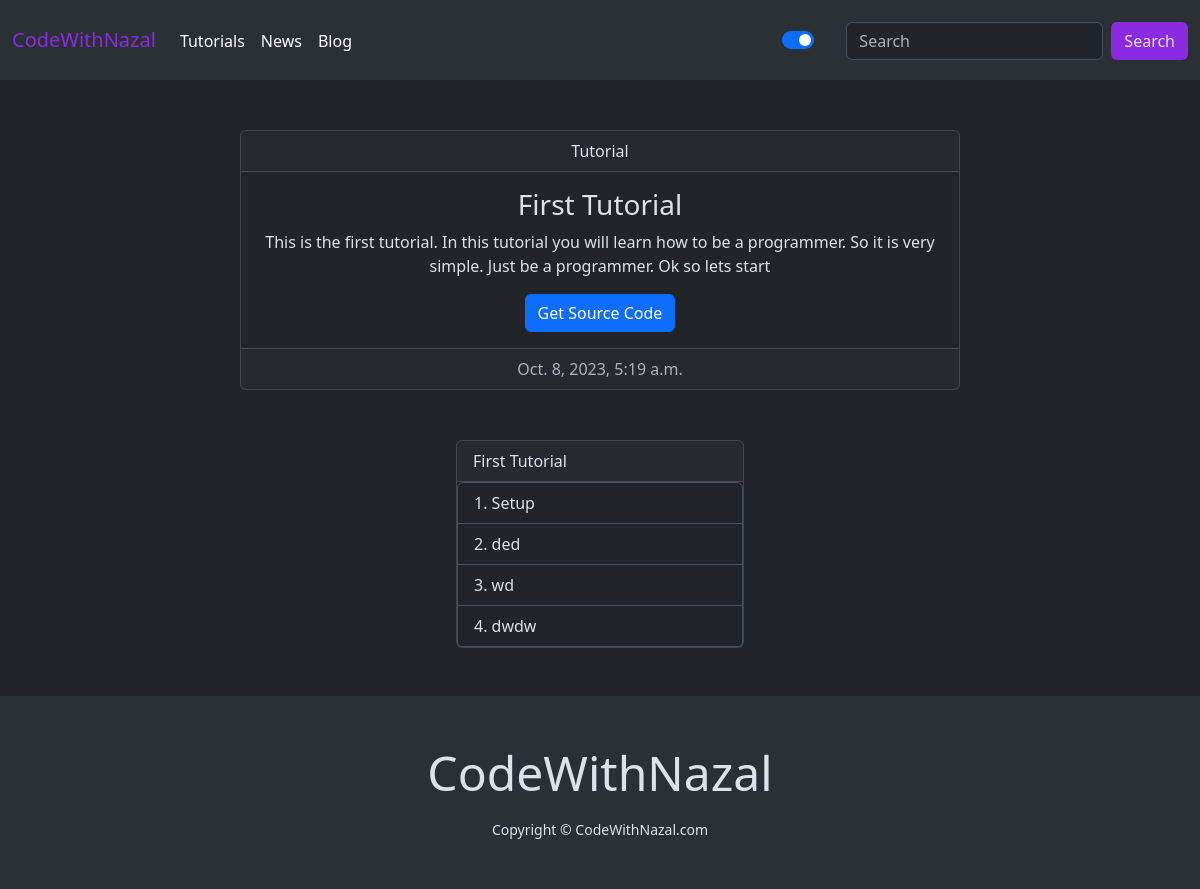
The app's page /tutorial/First Tutorial with its own data.
### Tuturials/models.py (models this page shows, shortened)
class Tutorial(models.Model):
    title = models.CharField(max_length=100)
    description = models.TextField(null=True, blank=True, max_length=200)
    thumbnail = models.ImageField(upload_to="images/",default="images/Projectile Shooter.png")
    created_at = models.DateTimeField(auto_now_add=True)

class TutorialChapter(models.Model):
    tutorial = models.ForeignKey(Tutorial, on_delete=models.CASCADE)
    title = models.CharField(max_length=100)

### Tuturials/views.py (the view)
# urls.py: path('tutorial/<str:tutorial_title>', views.tutorial, name='tutorial'),
def tutorial(request, tutorial_title):
    is_superuser = request.user.is_superuser
    tutorial = get_object_or_404(Tutorial, title=tutorial_title)
    chapters = tutorial.tutorialchapter_set.all()
    return render(request, 'tutorial.html', {'tutorial':tutorial, 'chapters':chapters, "is_superuser":is_superuser})

### Tuturials/templates/tutorial.html (shortened to what this page needs)
{% extends 'base.html' %}
{% block content %}
<div class="card text-center" id="introduction">
    <div class="card-header">
      Tutorial
    </div>
    <div class="card-body">
      <h3 class="card-title">{{tutorial.title}}</h3>
      <p class="card-text">{{tutorial.description}}</p>
      <a class="btn btn-primary" href="{% url 'source-code' tutorial_title=tutorial.title %}">Get Source Code</a>
    </div>
    <div class="card-footer text-body-secondary">
      {{tutorial.created_at}}
    </div>
</div>
<div class="card" style="width: 18rem;" id="list-card">
    <div class="card-header">
      {{tutorial.title}}
    </div>
    <ol class="list-group list-group-numbered">
        {% for chapter in chapters %}
            <a class="list-group-item" href="{% url 'chapter' tutorial_title=tutorial.title chapter_title=chapter.title %}">{{chapter.title}}</a>
        {% endfor %}
    </ol>
</div>
{% endblock %}

### Tuturials/templates/tutorial.html (style rules this page uses)
#introduction { width: 60%; margin: 0 auto; margin-top: 50px; }
#list-card { margin: 0 auto; margin-top: 50px; }

### records on screen
Tutorial: title "First Tutorial", description "This is the first tutorial. In this tutorial you will learn how to be a programmer. So it is very simple. Just be a programmer. Ok so lets start", created_at "Oct. 8, 2023, 5:19 a.m."
TutorialChapter: title "Setup"
TutorialChapter: title "ded"
TutorialChapter: title "wd"
TutorialChapter: title "dwdw"
